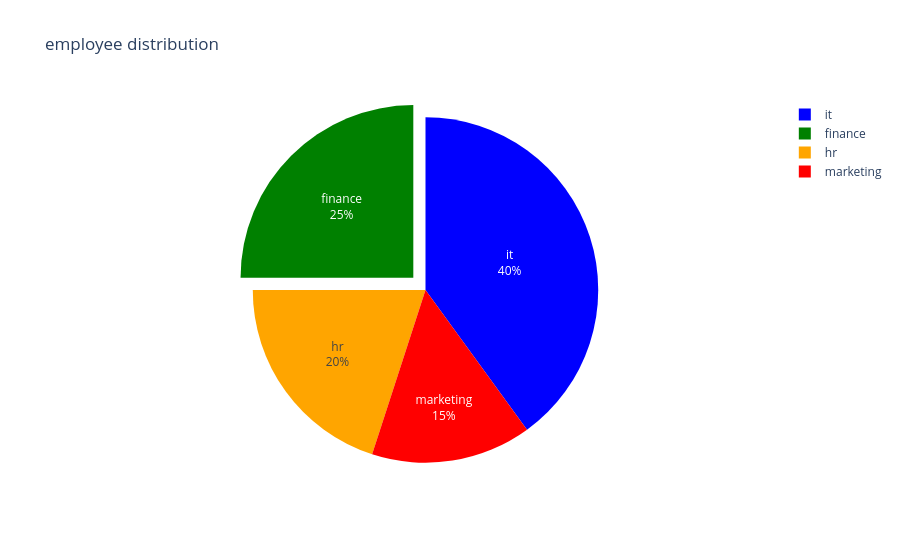

Notebook cell for this chart:
### Code cell
data = {
    'department' : ['it' , 'hr' , 'finance' , 'marketing'],
    'employees' : [40 , 20 , 25 , 15]
 }

df = pd.DataFrame(data)
fig = px.pie(df , values='employees' , names='department' , color_discrete_sequence=['blue' , 'green' , 'orange' , 'red'] , title='employee distribution')
fig.update_traces(textinfo='percent+label' , textposition='inside' , pull=[0,0,0.1,0])

### Figure 1 — Plotly figure (JSON) as saved in the notebook; plotly's stock layout.template omitted (floating-point values rounded to 4 significant figures)
{"data": [{"domain": {"x": [0, 1], "y": [0, 1]}, "hovertemplate": "department=%{label}<br>employees=%{value}<extra></extra>", "labels": ["it", "hr", "finance", "marketing"], "legendgroup": "", "name": "", "pull": [0, 0, 0.1, 0], "showlegend": true, "textinfo": "percent+label", "textposition": "inside", "type": "pie", "values": [40, 20, 25, 15]}], "layout": {"legend": {"tracegroupgap": 0}, "piecolorway": ["blue", "green", "orange", "red"], "title": {"text": "employee distribution"}}}
